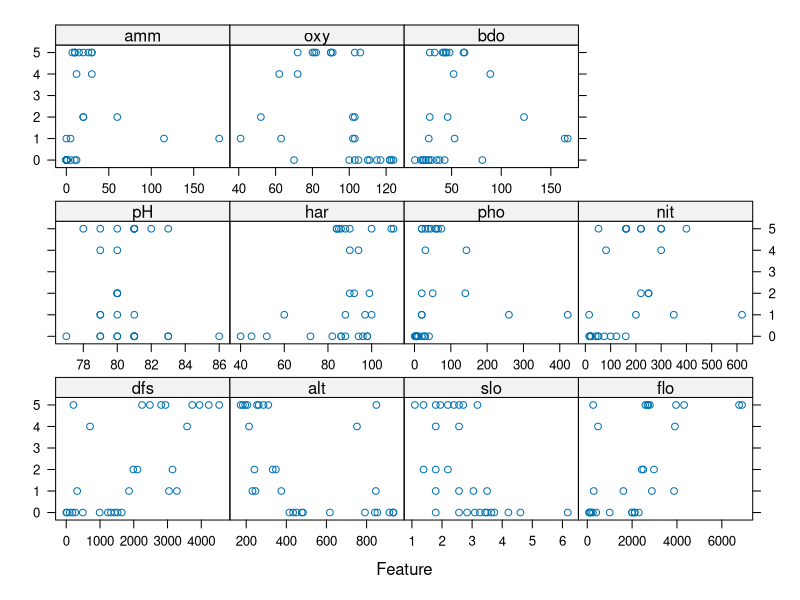
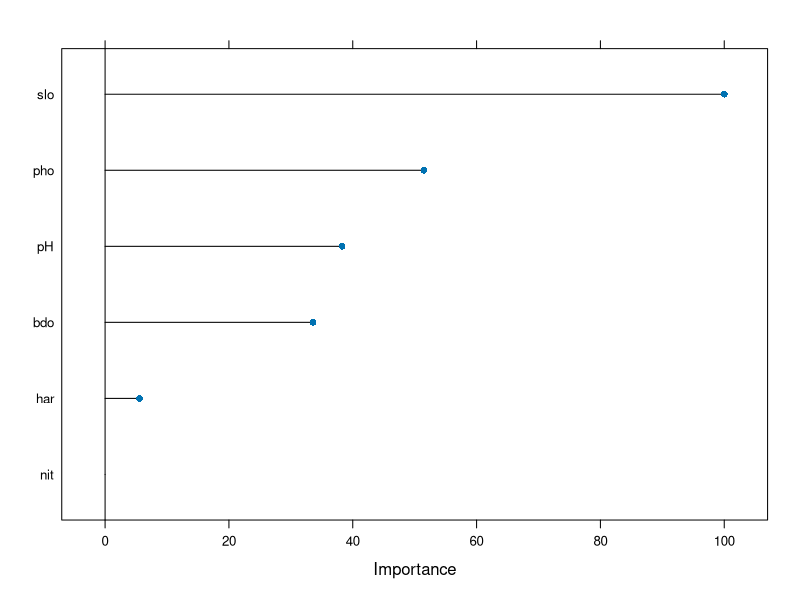

These charts were generated, in order, by the following R code:
## ---- chunk 1
# Clear all
rm(list = ls())  

# Load relevant libraries
library(tidyverse)
library(ade4)
library(skimr)
library(caret)
## ---- chunk 2
#Let's load the data
data(doubs)

# Set-up species data
species <- doubs$fish

# Set-up environmental data
environ <- doubs$env
## ---- chunk 3
# Look at the data - drop the site column
skim(species)
## ---- chunk 4
# Look at the data - drop the site column
skim(environ)
## ---- chunk 5
featurePlot(x=environ, y= species$Ruru)
## ---- chunk 6
# Fit GLM to species Ruru - use all environmental covariates to fit the model
ruru_model <- glm(formula = species$Ruru ~ . ,  
                     # Use a Poisson distribution for the response variable
                     family= poisson(link = "log"), 
                     data = environ)

# Summarise the model fit
summary(ruru_model)
## ---- chunk 7
# Genrate analysis of deviance
anova(ruru_model, test="LRT")
## ---- chunk 8
# Step through combinations
step_ruru <- step(glm(species$Ruru~., data=environ, family=poisson))
# Summarise best model by AIC
summary(step_ruru)
## ---- chunk 9
# Generate covariate correlation matrix
cor_mat <- cor(environ, method="spearman")
# Subset covariates that are highly correlated
highlyCorrelated <- findCorrelation(cor_mat, cutoff=0.8)
# Generate column names to remove
cols_to_remove <- names(environ[highlyCorrelated])
# Remove highly correlated variables from df
df_model <- environ %>% dplyr::select(-cols_to_remove)
# Create a dataframe of Ruru abundance and environmental covariates
df_model <- cbind(abun = species$Ruru, df_model)
# Let's look at the results
head(df_model)
## ---- chunk 10
# Create index for splitting
inTrain  <- createDataPartition(y = df_model$abun, p = 0.6, list = FALSE)
# Create training dataset
training <- df_model[inTrain,]
# Create testing dataset
testing  <- df_model[-inTrain,]
## ---- chunk 11
# For reproducibilty
set.seed(12345)

# Train the model
glm_fit <- train(
  # Specify a formula for abundance as a function of selected covariates
  form = abun ~ . , 
  # Select data to train the model on
  data = training,
  # Select the glm method with the poisson distribution
  method = "glm", family = "poisson",
  # Normalise the covariate data
  preProcess = c("center", "scale"),
  # Tuning parameters
  trControl = trainControl("cv", 5, savePredictions = T))

## ---- chunk 12

# How did the model perform
glm_fit

# Show model fit details and covariate significance
summary(glm_fit)

# What are the important of the covariates in them model?
varImp(glm_fit) %>% plot()
## ---- chunk 13
# how accurate was the trained model on the test data set?
# Make a prediction on the test data set
pred <- predict(glm_fit, newdata = testing)

# Calculate prediction accuracy of model, given test data
data.frame(
  R2 = R2(pred, testing$abun),
  RMSE = RMSE(pred, testing$abun),
  MAE = MAE(pred, testing$abun)
)
